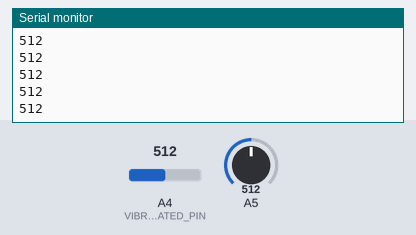
The sketch below on a simulated Arduino Uno, built with avr-gcc and run on an emulated ATmega328P. Shown: the last lines printed to the serial monitor. The test bench sets the inputs (shaded band); at power-on: A5 = 512, A4 (VIBRO_INTEGRATED_PIN) = 512.

Above: at 1.2 s.
1.3 s: A5 set to 716
At 1.8 s:
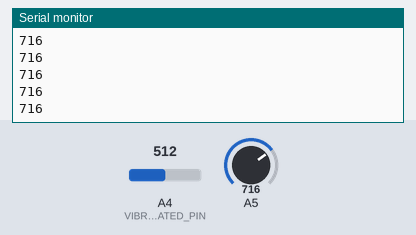
2.8 s: A5 set to 900
At 3.5 s:
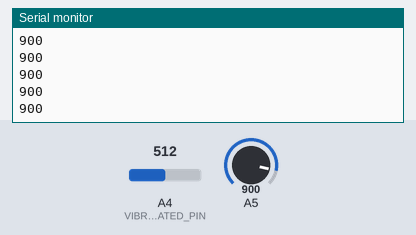
Timing chart, 0 to 5.8 s (numbered marks = the images above; inputs shaded):
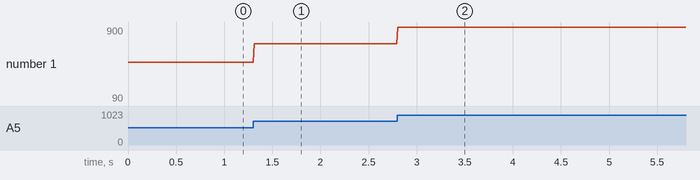

Measured:
- after the input at 1.3 s, the serial monitor: prints a new line at once (image 1)
- after the input at 2.8 s, the serial monitor: prints a new line at once (image 2)
- plotted number 1: 512 → 716 after the input at 1.3 s, 716 → 90 after the input at 2.8 s

The sketch:

for_arduino.ino
```cpp
#define VIBRO_INTEGRATED_PIN  A4

void setup()
{
  Serial.begin(9600);
}

void loop()
{
  // считываем показания уровня вибрации
  int integratedVibroValue = analogRead(VIBRO_INTEGRATED_PIN);
  int vibro = analogRead(A5);
  Serial.println(vibro);
//  Serial.print("\t\t");
//  Serial.println(integratedVibroValue);
  delay(10);
}
```
